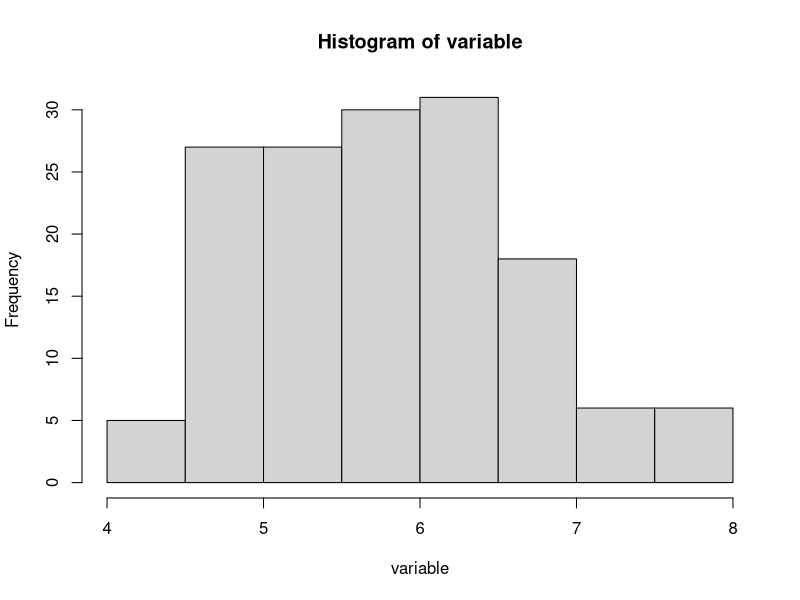
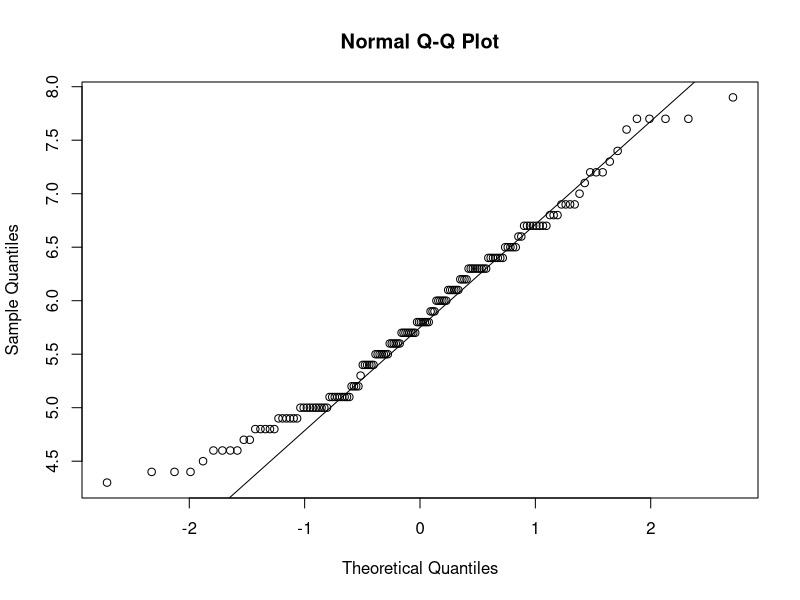
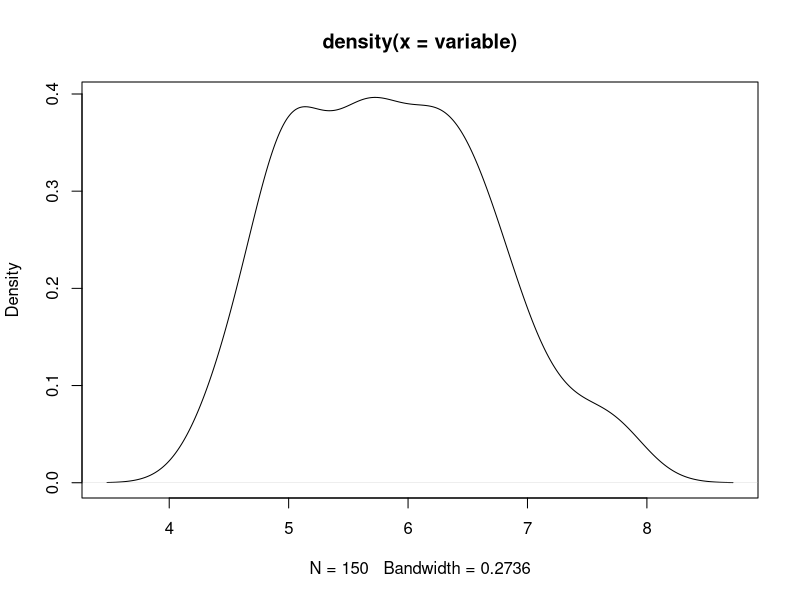
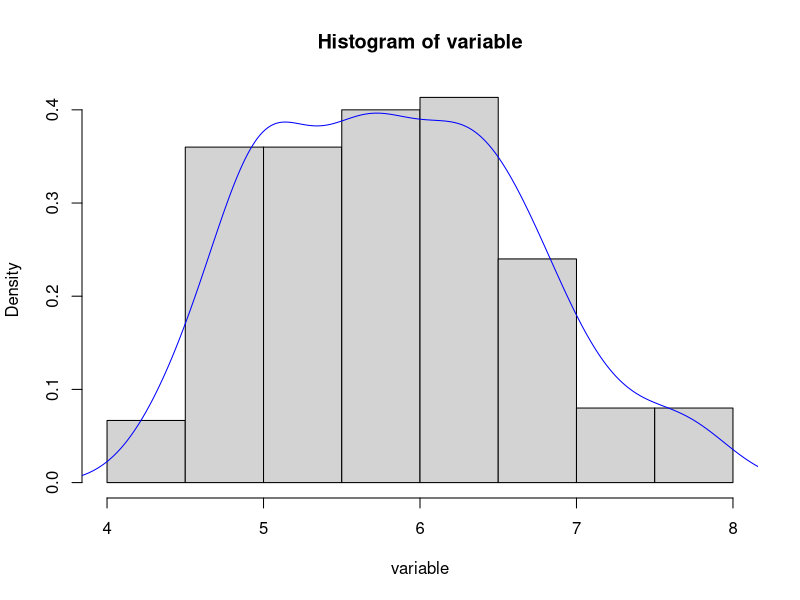
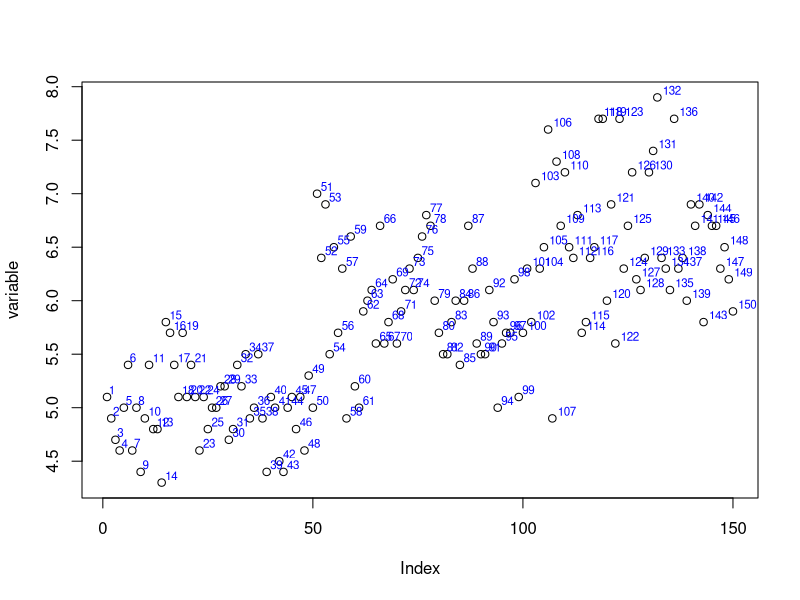
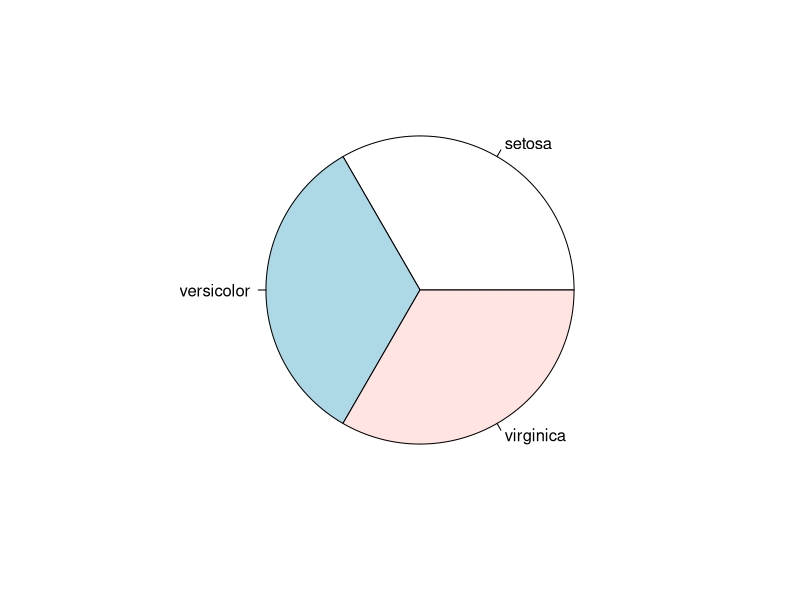
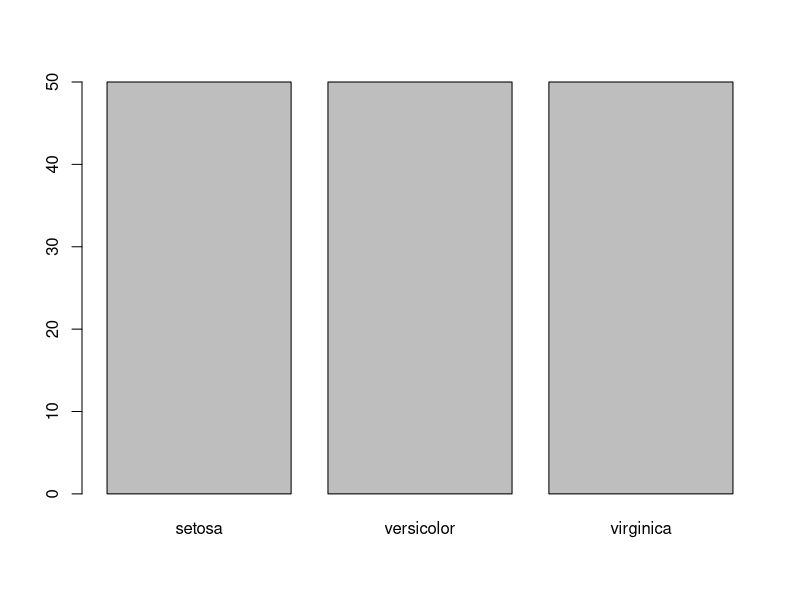

Generate these figures, in order, with R:
#Summary statistic/exploratory data stuff in R.

#Working with iris data.
data = iris

#---------------------------------------
#SUMMARY OF DATA:
class(iris)

dim(data)	#Dimensions

names(data)	#Column names.

str(data) 	#Displays structure.

attributes(data)	#Displays col names, row names, and class.

head(data)
tail(data,10)

summary(data) #5-num spread for continuous, frequency of factor levels

head(data)
tail(data,10)

summary(data)

library(Hmisc)
describe(data[,1:5])

#---------------------------------------
# EXPLORING A CONTINUOUS VARIABLE

variable = data$Sepal.Length

range(variable)
quantile(variable)
quantile(variable,c(0,.3,.6,.9,1)) #Specific quantiles
var(variable)	#Variance
hist(variable)	#Histogram

#Normal QQ plot.
qqnorm(variable)
qqline(variable)

#Density plot.
plot(density(variable))

#Histogram with density estimator.
hist(variable,freq=F)
lines(density(variable),col='blue')

#Scatter plot.
library(calibrate)
names = rownames(data)
idx = 1:nrow(data)

plot(variable)
textxy(idx,variable, labs=names, cex=.7,col='blue')


#---------------------------------------
# EXPLORING A CATEGORICAL VARIABLE
variable = iris$Species

#Frequency table:
table(variable)

#Pie chart
pie(table(variable))

#Bar chart
barplot(table(variable))

#---------------------------------------
# EXPLORING PREDICTORS TOGETHER (CORRELATION STRUCTURE, ETC)

#Cov & corr matrices for first 4 (continuous) predictors.
cov(data[,1:4]) 
cor(data[,1:4])

#Aggregate stats of one variable by another.
aggregate(Sepal.Length ~ Species, summary, data=data)

#Side by side BoxPlots
